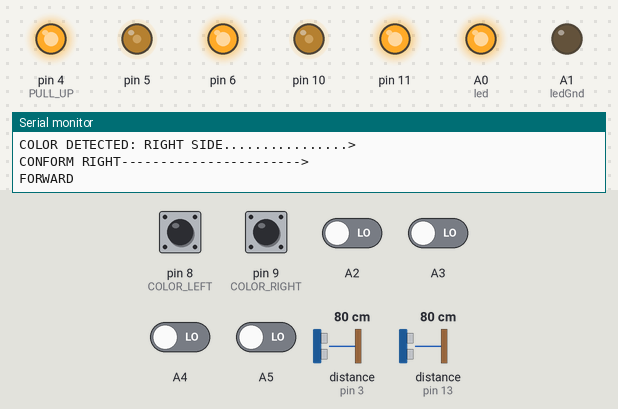
The sketch below on a simulated Arduino Uno, built with avr-gcc and run on an emulated ATmega328P. Parts: output pins drawn as LEDs (lit = HIGH), the last lines printed to the serial monitor. The inputs (shaded band) are chosen by the test bench; at power-on: pin 8 (COLOR_LEFT) HIGH, A2–5, pin 9 (COLOR_RIGHT) LOW, distance to the obstacle (sensors on pin 3, pin 13) 80 cm. The echo pulse lasts 58.3 µs per cm.

Above: at 1.4 s.
1.5 s: A2 driven HIGH
At 3.2 s:
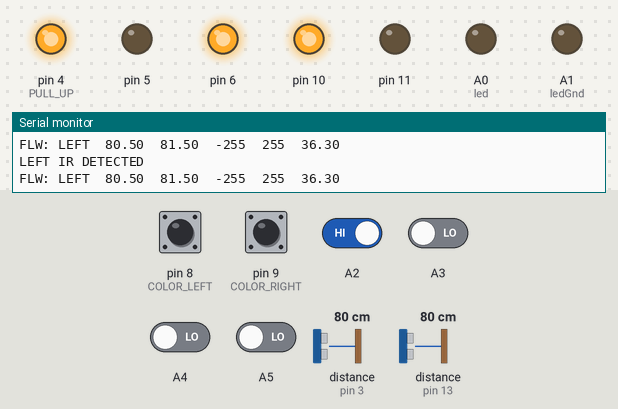
3.6 s: distance to the obstacle (sensor on pin 3) set to 9 cm
At 4.3 s:
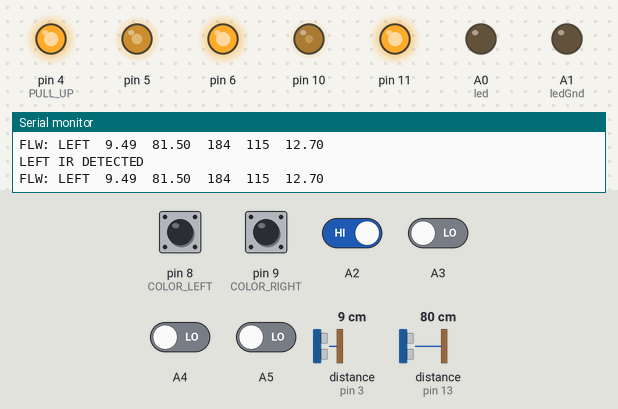
5.2 s: distance to the obstacle (sensor on pin 3) set to 2 cm
At 5.7 s:
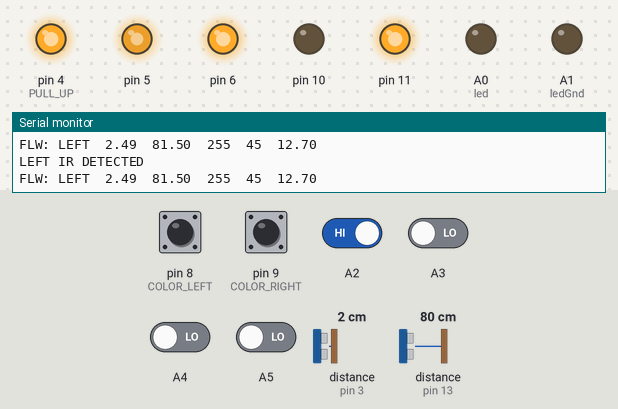
6.7 s: distance to the obstacle (sensor on pin 3) set to 18 cm
At 7.7 s:
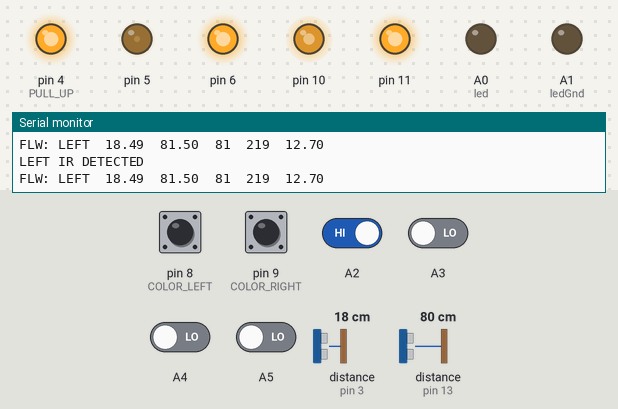
8.2 s: distance to the obstacle (sensor on pin 13) set to 2 cm
At 9.4 s:
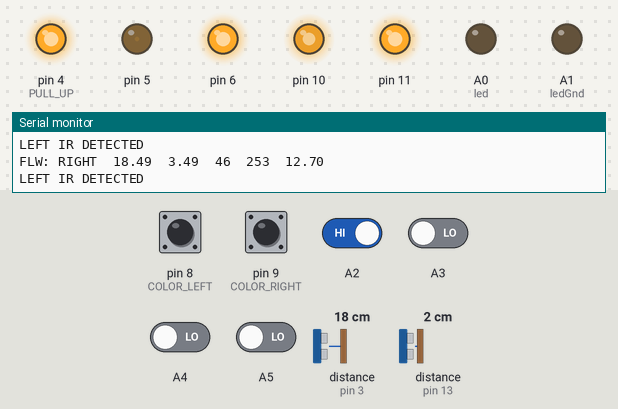
9.7 s: distance to the obstacle (sensor on pin 3) set to 15 cm
11.2 s: distance to the obstacle (sensor on pin 3) set to 12 cm
At 11.7 s:
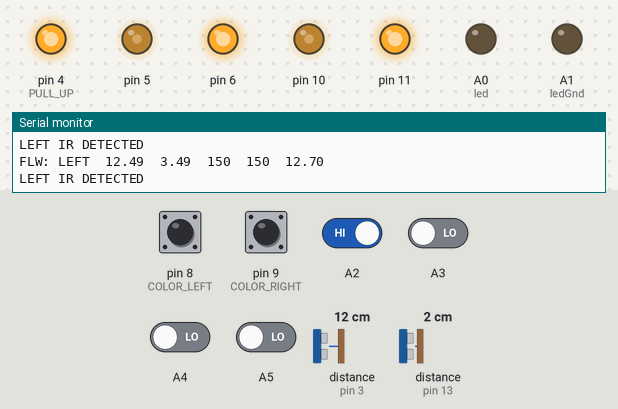
Timing chart, 0 to 13.8 s (numbered marks = the images above; inputs shaded):
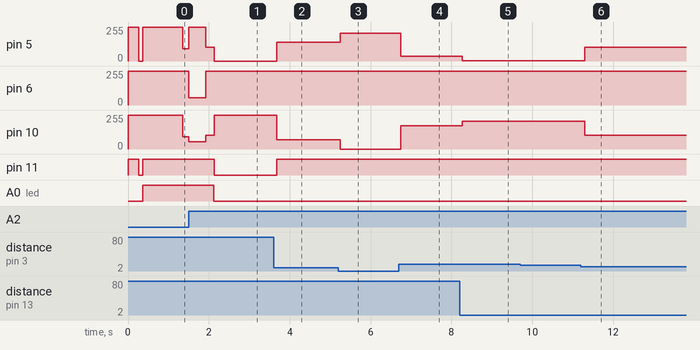

The sketch:

starFleet_beta_run_intersteller.ino
```cpp
#include "declarations.h"
#include "Ultrasonic.h"
#include <PID_v1.h>


Ultrasonic ultrasonicRight(URTRIGGER_PIN, URECHO_PIN), ultrasonicLeft(ULTRIGGER_PIN, ULECHO_PIN);
PID myPID(&Input, &Output, &Setpoint, 11.5, 0, 0, DIRECT);

void setup()
{
  intiallize();

}

void loop()
{
      botFwd();
      colorDetect();
  //  readIr(irLeftFw)?attachInterrupt(COLOR_LEFT,ISRColourSensorLeft,FALLING):detachInterrupt(COLOR_LEFT);
  //  readIr(irRightFw)?attachInterrupt(COLOR_RIGHT,ISRColourSensorRight,FALLING):detachInterrupt(COLOR_RIGHT);
  //turn(LEFT);
//  if (Serial.available()) {
//    data=Serial.read();
//  }
//  if ( data== '0') botMove(0,0);
//  else if (data == '1') {
//      botFwd();
//      colorDetect();
//    }
}
```

declarations.h
```cpp
#include "Arduino.h"

//#define MEASURING
#define DEBUG
#define led A0
#define ledGnd A1
//#define D_CENT 12.7 //cm
#define WALL_CUTOFF 27.5 //cm
#define WALL_CUTOFF_MIN 17.7 //cm
#define SPEED 150
#define TURN_DELAY 50000 //milliSecond
#define turnFwSpeed 12
#define CORRECTION_LEFT_ULTRA 0.5
#define CORRECTION_RIGHT_ULTRA 1.5 //1.3 for decent 12

#define COLOR_LEFT  8 //3
#define COLOR_RIGHT 9  //2

#define irLeftFw A5
#define irRightFw A4
#define irLeftRv A3
#define irRightRv A2


#define PULL_UP 4

#define URTRIGGER_PIN  12
#define URECHO_PIN     13

#define ULTRIGGER_PIN  2
#define ULECHO_PIN     3

#define LMFW 10
#define LMRV 11

#define RMFW 5
#define RMRV 6

#define in(x) pinMode(x,INPUT)
#define out(x) pinMode(x,OUTPUT)

#define LEFT true
#define RIGHT false

#define pwm(x,y) analogWrite(x,y)


//////////////////////////////////////
float DistanceFrmLeft,DistanceFrmRight,pDistanceFrmRight,pDistanceFrmLeft,Distance,D_CENT=12.7;
double Setpoint=D_CENT, Input, Output;
int sl=0,sr=0;
bool Wallside=LEFT;
bool isInterstellarSpace=false;
char data;
/////////////////////////////////////
void intiallize(void);
void wallFollow(int CurrentDistance, bool wallSide, int TargetDistance=D_CENT, int Speed=SPEED);
void botMove(int speedL, int speedR);
float wallDist(bool);
void getSpeeds(bool dir);
void turn(bool dir);
void ISRColourSensorLeft();
void ISRColourSensorRight();
bool readIr(int);
void botFwd(void);
```

functions.ino
```cpp
void intiallize()
{
#ifdef DEBUG
  Serial.begin(9600);
#endif

  out(PULL_UP);
  digitalWrite(PULL_UP, 1);

  out(LMFW);
  out(LMRV);
  out(RMFW);
  out(RMRV);

  out(led);
  digitalWrite(led, LOW);
  out(ledGnd);
  digitalWrite(ledGnd, LOW);

  in(irLeftFw);
  in(irRightFw);
  in(irLeftRv);
  in(irRightRv);

  in(COLOR_RIGHT);
  in(COLOR_LEFT);

  pwm(LMFW, 255);
  pwm(LMRV, 255);
  pwm(RMFW, 255);
  pwm(RMRV, 255);

  //attachInterrupt(COLOR_RIGHT,ISRColourSensorRight,FALLING);
  //attachInterrupt(COLOR_LEFT,ISRColourSensorLeft,FALLING);

  myPID.SetMode(AUTOMATIC);
  myPID.SetOutputLimits(-SPEED - 255, 255 - SPEED);
  myPID.SetSampleTime(1);

#ifdef DEBUG
  Serial.println("Program Started Sucessfully");
#endif


  delay(250);
}

void botMove(int speedL, int speedR)
{
  pwm(LMFW, (speedL >= 0) ? 255 - speedL : 255);
  pwm(LMRV, (speedL < 0) ? 255 - abs(speedL) : 255);

  pwm(RMFW, (speedR >= 0) ? 255 - speedR : 255);
  pwm(RMRV, (speedR < 0) ? 255 - abs(speedR) : 255);
}

void wallFollow(int CurrentDistance, bool wallSide, int TargetDistance, int Speed)
{
  Input = CurrentDistance;
  Setpoint = TargetDistance;
  myPID.Compute();


  sl = constrain(SPEED + ((wallSide == LEFT) ? Output : -Output), -255, 255);
  sr = constrain(SPEED + ((wallSide == LEFT) ? -Output : Output), -255, 255);

#ifdef DEBUG
  Serial.print("FLW: ");
  Serial.print((wallSide==LEFT)?"LEFT":"RIGHT");
  Serial.print("\t");

  Serial.print(DistanceFrmLeft);
  Serial.print("\t");

  Serial.print(DistanceFrmRight);
  Serial.print("\t");

  Serial.print(sl);
  Serial.print("\t");

  Serial.print(sr);
  Serial.print("\t");

  Serial.println(D_CENT);


#endif
#ifndef MEASURING
   botMove(sl, sr);
#endif

}

float wallDist(bool dir)
{
  if (dir == LEFT)
  {
    return (ultrasonicLeft.convert(ultrasonicLeft.timing(), Ultrasonic::CM) + CORRECTION_LEFT_ULTRA);
  }
  else//RIGHT
  {
    return (ultrasonicRight.convert(ultrasonicRight.timing(), Ultrasonic::CM) + CORRECTION_RIGHT_ULTRA);
  }

}

void getSpeeds(bool dir)
{
  if (dir == RIGHT)
  {
    sl = constrain(SPEED - Output, -255, 255);
    sr = constrain(SPEED + Output, -255, 255);
  }
  else
  {
    sl = constrain(SPEED + Output, -255, 255);
    sr = constrain(SPEED - Output, -255, 255);

  }
}


bool readIr(int irDir)
{
  return !(digitalRead(irDir));
}


void turn(bool dir)
{
  digitalWrite(led, HIGH);
  botMove(0,0);
  delay(1000);
#ifdef DEBUG
  Serial.println("FORWARD");
#endif
  while ((dir == RIGHT) ? readIr(irRightRv) : readIr(irLeftRv))
  {
    botMove(SPEED+turnFwSpeed,SPEED+turnFwSpeed);
  }
  if (dir == RIGHT)
  {
#ifdef DEBUG
    Serial.println("TURNING : RIGHT");
#endif
    botMove(200, -200);
    delay(425);   // Set as per required
    botMove(SPEED, SPEED);
    delay(200);
  }
  else
  {
#ifdef DEBUG
    Serial.println("TURNING : LEFT");
#endif
    botMove(-200, 200);
    delay(425);
    botMove(SPEED, SPEED);
    delay(200);
  }
#ifdef DEBUG
  Serial.println("TURN COMPLETE");
#endif
  digitalWrite(led, LOW);
}


void colorDetect()
{
  if (readIr(irLeftFw)&&readIr(irLeftRv))
  {
#ifdef DEBUG
    Serial.println("LEFT IR DETECTED");
#endif
    if (digitalRead(COLOR_LEFT) == LOW)
    {
#ifdef DEBUG
      Serial.println("COLOR DETECTED:LEFT SIDE...................>");
#endif
      if (wallDist(LEFT) > WALL_CUTOFF)
      {
        #ifdef DEBUG
      Serial.println("CONFORM LEFT----------------------->");
#endif
        turn(LEFT);
      }
    }
  }
  if (readIr(irRightFw)&&readIr(irRightRv))
  {
#ifdef DEBUG
    Serial.println("RIGHT IR DETECTED");
#endif
    if (digitalRead(COLOR_RIGHT) == LOW)
    {
#ifdef DEBUG
      Serial.println("COLOR DETECTED: RIGHT SIDE................>");
#endif
      if (wallDist(RIGHT) > WALL_CUTOFF)
      {
        #ifdef DEBUG
      Serial.println("CONFORM RIGHT----------------------->");
#endif
      turn(RIGHT);
      }
    }
  }
}


void botFwd(void)
{
  DistanceFrmLeft = wallDist(LEFT);
  DistanceFrmRight = wallDist(RIGHT);


 if ((DistanceFrmLeft  <= (DistanceFrmRight + 10)))
    {
      Wallside = LEFT;
    }
    else
    {
      Wallside = RIGHT;
    }
  if ((isInterstellarSpace)?((DistanceFrmLeft < WALL_CUTOFF_MIN) ||(DistanceFrmRight < WALL_CUTOFF_MIN)) :(((Wallside == LEFT) ? DistanceFrmLeft : DistanceFrmRight) > WALL_CUTOFF))//check curent wallside is need to be changed
  {


    if ((DistanceFrmLeft < WALL_CUTOFF) || (DistanceFrmRight < WALL_CUTOFF))
    {
      D_CENT = 12.7;
      isInterstellarSpace=false;
      wallFollow(((Wallside == LEFT) ? DistanceFrmLeft : DistanceFrmRight), Wallside, D_CENT, SPEED); //cont with current wallSide
    }
    else//Intersteller Space
    {
      isInterstellarSpace=true;
      if ((DistanceFrmLeft <= DistanceFrmRight+15))
    {
      Wallside = LEFT;
    }
    else
    {
      Wallside = RIGHT;
    }
      D_CENT = 36.3; //D_CENT+((Wallside==LEFT)?DistanceFrmLeft:DistanceFrmRight)-((Wallside==LEFT)?pDistanceFrmLeft:pDistanceFrmRight);
      wallFollow(((Wallside == LEFT) ? DistanceFrmLeft : DistanceFrmRight), Wallside, D_CENT, SPEED); //cont with current wallSide
    }

  }
  else
  {
    wallFollow(((Wallside == LEFT) ? DistanceFrmLeft : DistanceFrmRight), Wallside, D_CENT, SPEED); //cont with current wallSide
  }

  //  pDistanceFrmRight=DistanceFrmRight;
  //  pDistanceFrmLeft=DistanceFrmLeft;
}

//void ISRColourSensorRight()
//{
//  Serial.println("InterruptRight");
//  noInterrupts();
//  turn(RIGHT);
//  interrupts();
//}
//void ISRColourSensorLeft()
//{
//  Serial.println("InterruptLeft");
//  noInterrupts();
//  //  turn(LEFT);
//  interrupts();
//}

//void botFwd(void)
//{
//  DistanceFrmLeft=wallDist(LEFT);
//  DistanceFrmRight=wallDist(RIGHT);
//
//  if(((Wallside==LEFT)?DistanceFrmLeft:DistanceFrmRight)>WALL_CUTOFF)//check curent wallside is need to be changed
//  {
//    if((DistanceFrmLeft<WALL_CUTOFF) || (DistanceFrmRight<WALL_CUTOFF))
//    {
//      D_CENT=12.7;
//    }
//    else//Intersteller Space
//    {
//      D_CENT=38.1;
//    }
//    if((DistanceFrmLeft<=DistanceFrmRight))
//      {
//        wallFollow(DistanceFrmLeft,LEFT,D_CENT,SPEED);
//        Wallside=LEFT;
//      }
//      else
//      {
//        wallFollow(DistanceFrmRight,RIGHT,D_CENT,SPEED);
//        Wallside=RIGHT;
//      }
//  }
//  else
//  {
//    wallFollow(((Wallside==LEFT)?DistanceFrmLeft:DistanceFrmRight),Wallside,D_CENT,SPEED);//cont with current wallSide
//  }
//}
```

Measured:
- the behaviour switches between 14 and 13 cm on distance to the obstacle (sensor on pin 3) (found by bisection; images 5 and 6)
- after the input at 1.5 s, pin 5: 93/255 → 255/255 at once, → 105/255 0.43 s later, → 0/255 0.21 s later; pin 6: 255/255 → 55/255 at once, → 255/255 0.43 s later; pin 10: 93/255 → 55/255 at once, → 105/255 0.43 s later, → 255/255 0.21 s later; pin 11: HIGH → LOW after 0.64 s; A0 (led): HIGH → LOW after 0.63 s
- after the input at 3.6 s, pin 5: 0/255 → 140/255 after 0.08 s; pin 10: 255/255 → 71/255 after 0.08 s; pin 11: LOW → HIGH after 0.08 s
- after the input at 5.2 s, pin 5: 140/255 → 210/255 after 0.05 s; pin 10: 71/255 → 0/255 after 0.05 s
- after the input at 6.7 s, pin 5: 210/255 → 36/255 at once; pin 10: 0/255 → 174/255 at once
- after the input at 8.2 s, pin 5: 36/255 → 2/255 after 0.06 s; pin 10: 174/255 → 209/255 after 0.06 s
- after the input at 11.2 s, pin 5: 2/255 → 105/255 after 0.09 s; pin 10: 209/255 → 105/255 after 0.09 s
